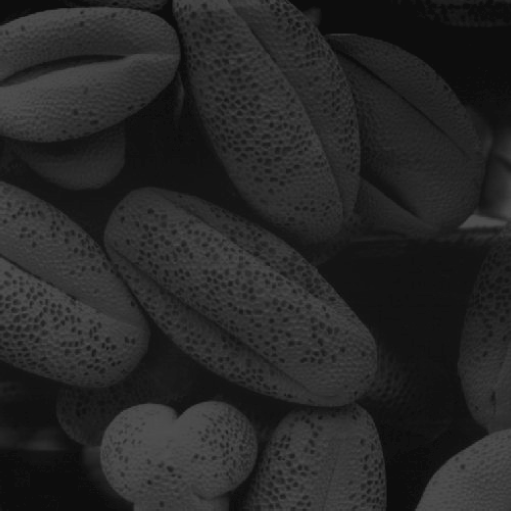
#> input picture Digital Image Processing/DIP lib/test.tif, 1021 x 1021 px (shown at 1/2 size)
$ python main.py
#> lines starting #> are read from the running program, lines starting #| are printed output that depends on the picture
#> further down, A is the input picture: shape (1021, 1021); min 13, max 83, mean 38.8
### Digital Image Processing/DIPpack/colormap.py
import numpy as np


def colormapping(Image, values, colors):
    """
    Image -> numpy array
    values = [0,1,2,3,4,5,6,...]\n
    colors = {'red': [2,5,1,81,12,43,8,..], 'green': [2,5,1,81,12,43,8,..], 'blue': [2,5,1,81,12,43,8,..]}

    maps values 0,1,.... to color red2,5,...+ green2,5,... + blue,2,5,....
    Example: 0 intensity will map to color (2, 2, 2) (RGB) etc.
    If not specified it turns black -> (0, 0, 0).
    # """

    try:
        a,b = Image.shape
#> a = 1021; b = 1021
        NewfigRed = np.zeros((a,b))
        NewfigGreen = np.zeros((a,b))
        NewfigBlue = np.zeros((a,b))
        Newfig = np.zeros((a,b,3))
        for counter, value in enumerate(values):
            dx = np.where(Image == value)
            for color in colors:
                if color == 'red':
                    NewfigRed[dx] = colors[color][counter]
                if color == 'green':
                    NewfigGreen[dx] = colors[color][counter]
                if color == 'blue':
                    NewfigBlue[dx] = colors[color][counter]
#> this loop made 7 passes
#> dx on passes 1 to 7: 73608 positions, rows 0 to 1020, columns 0 to 1020, 10995 positions, rows 0 to 1017, columns 0 to 1020, 3669 positions, rows 6 to 1020, columns 0 to 1020, 3966 positions, rows 20 to 1013, columns 0 to 996, 24713 positions, rows 0 to 1020, columns 0 to 1020, 16761 positions, rows 0 to 1020, columns 0 to 1020, 2216 positions, rows 0 to 1020, columns 0 to 1020
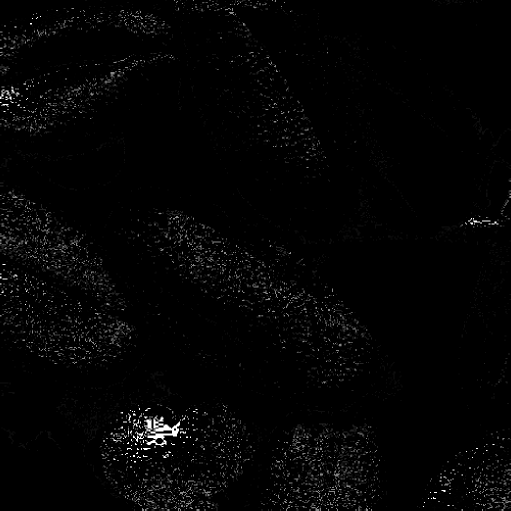
#> NewfigBlue: shape (1021, 1021) float64 (shown at 1/2 size); min 0, max 81, mean 1.4; drawn with min black and max white
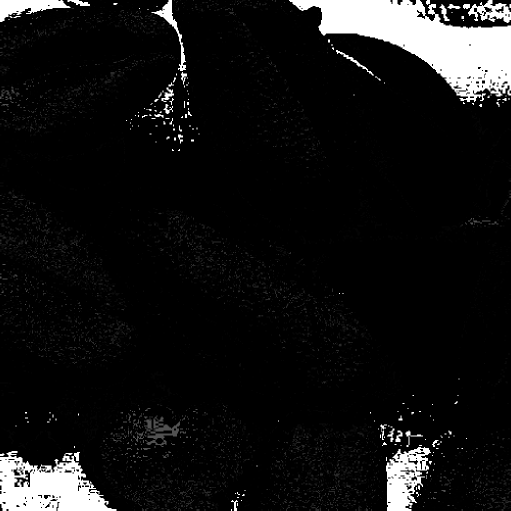
#> NewfigRed: shape (1021, 1021) float64 (shown at 1/2 size); min 0, max 255, mean 19.4

        Newfig[:,:,0] = NewfigRed
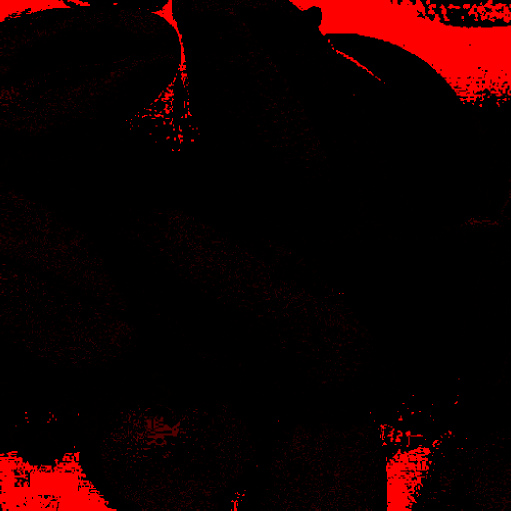
#> Newfig: shape (1021, 1021, 3) float64 (shown at 1/2 size); mean of channels 0, 1, 2 19.4, 0, 0; drawn as R, G, B
        Newfig[:,:,1] = NewfigGreen
        Newfig[:,:,2] = NewfigBlue

        return Newfig.astype('uint8')
    except Exception as e:
        print(e)
        print('Dictionary lists(colors) and values list must have same length!')

### Digital Image Processing/DIP lib/main.py


from DIPpack import colormapping
from DIPpack.interpol import Interpolate
from DIPpack.imginfo import getinfo
from DIPpack.transformations import gamma_transform, contrast_stretch
import matplotlib.pyplot as plt
from PIL import Image
import numpy as np

A = np.asarray(Image.open('test.tif'))

# print(np.unique(A))

values = [13,28,73,77,56,60,67]
colors = {'red': [255,5,1,81,12,43,8], 'green': [0,5,1,81,12,43,8], 'blue': [0,5,1,81,12,43,8]}


B = colormapping(A, values, colors)
print(B.shape)
#| (1021, 1021, 3)

plt.imshow(B)
plt.show()

# [15 lines of commented-out code are left out]
